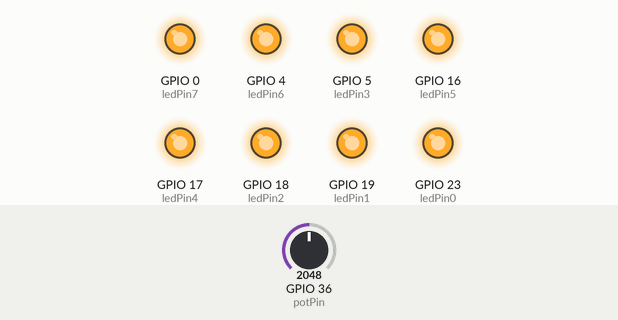
Recording of a program running on a simulated ESP32. Shown: output pins drawn as LEDs (lit = HIGH). The test bench sets the inputs (shaded band); at power-on: GPIO 36 (potPin) = 2048.

Above: at 1.2 s.
1.3 s: GPIO 36 (potPin) set to 1972
At 2.5 s:
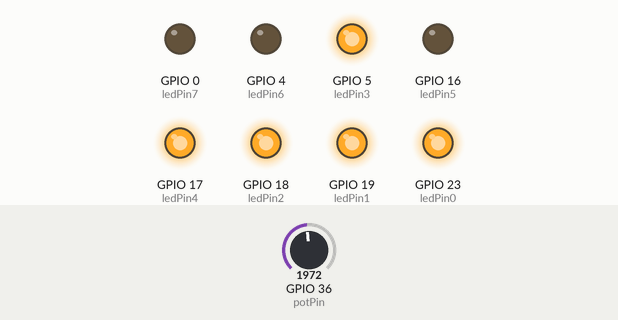
2.8 s: GPIO 36 (potPin) set to 1027
4.3 s: GPIO 36 (potPin) set to 926
At 4.9 s:
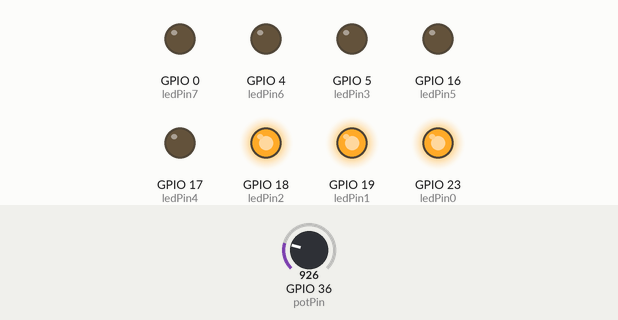
5.8 s: GPIO 36 (potPin) set to 544
7.3 s: GPIO 36 (potPin) set to 461
At 8.4 s:
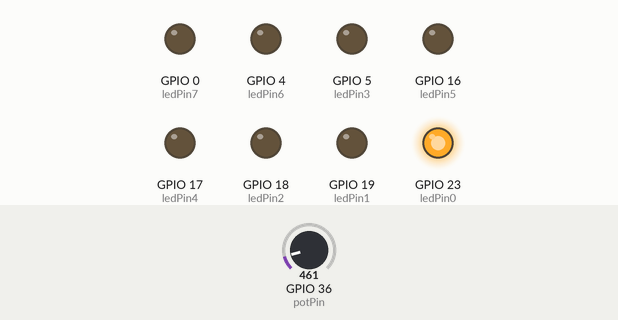
8.8 s: GPIO 36 (potPin) set to 540
At 9.5 s:
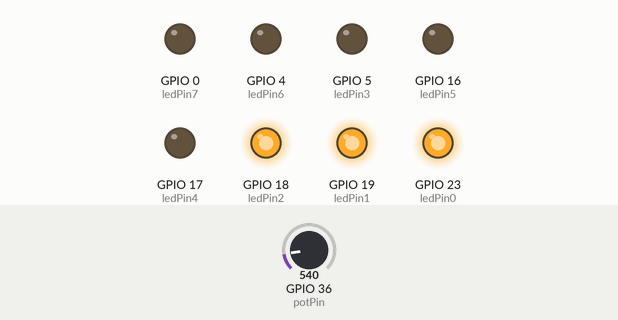
Timing chart, 0 to 11.3 s (numbered marks = the images above; inputs shaded):
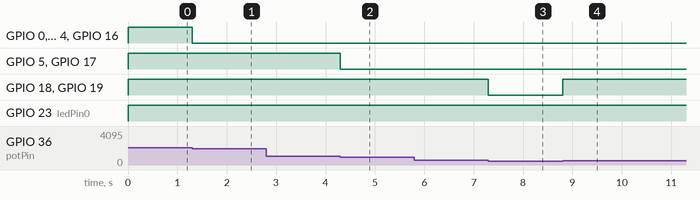

Measured:
- the behaviour switches between 2000 and 1999 on GPIO 36 (potPin) (found by bisection; images 0 and 1)
- the behaviour switches between 1000 and 999 on GPIO 36 (potPin) (found by bisection; images 1 and 2)
- the behaviour switches between 501 and 500 on GPIO 36 (potPin) (found by bisection; images 2 and 3)
- after the input at 1.3 s, GPIO 0 (ledPin7), GPIO 4 (ledPin6), GPIO 16 (ledPin5): HIGH → LOW at once
- after the input at 2.8 s, every drawn part: stays the same
- after the input at 4.3 s, GPIO 5 (ledPin3), GPIO 17 (ledPin4): HIGH → LOW at once
- after the input at 5.8 s, every drawn part: stays the same
- after the input at 7.3 s, GPIO 18 (ledPin2), GPIO 19 (ledPin1): HIGH → LOW at once
- after the input at 8.8 s, GPIO 18 (ledPin2), GPIO 19 (ledPin1): LOW → HIGH at once

The program:

main.cpp
```cpp
#include <Arduino.h>

int potPin = 36;

int ledPin0 = 23;
int ledPin1 = 19;
int ledPin2 = 18;
int ledPin3 = 5;
int ledPin4 = 17;
int ledPin5 = 16;
int ledPin6 = 4;
int ledPin7 = 0;

void setup() {

  pinMode(ledPin0, OUTPUT);
  pinMode(ledPin1, OUTPUT);
  pinMode(ledPin2, OUTPUT);
  pinMode(ledPin3, OUTPUT);
  pinMode(ledPin4, OUTPUT);
  pinMode(ledPin5, OUTPUT);
  pinMode(ledPin6, OUTPUT);
  pinMode(ledPin7, OUTPUT);
}

void loop() {

  int potValue = analogRead(potPin); // Read value from Potentiometer


  if (potValue <= 500){
    digitalWrite(ledPin0, HIGH);
    digitalWrite(ledPin1, LOW);
    digitalWrite(ledPin2, LOW);
    digitalWrite(ledPin3, LOW);
    digitalWrite(ledPin4, LOW);
    digitalWrite(ledPin5, LOW);
    digitalWrite(ledPin6, LOW);
    digitalWrite(ledPin7, LOW);
  }
  else if (potValue >= 501 && potValue < 1000){
    digitalWrite(ledPin0, HIGH);
    digitalWrite(ledPin1, HIGH);
    digitalWrite(ledPin2, HIGH);
    digitalWrite(ledPin3, LOW);
    digitalWrite(ledPin4, LOW);
    digitalWrite(ledPin5, LOW);
    digitalWrite(ledPin6, LOW);
    digitalWrite(ledPin7, LOW);
  }
  else if (potValue >= 1001 && potValue < 2000){
    digitalWrite(ledPin0, HIGH);
    digitalWrite(ledPin1, HIGH);
    digitalWrite(ledPin2, HIGH);
    digitalWrite(ledPin3, HIGH);
    digitalWrite(ledPin4, HIGH);
    digitalWrite(ledPin5, LOW);
    digitalWrite(ledPin6, LOW);
    digitalWrite(ledPin7, LOW);
  }
  else if (potValue >= 2001 && potValue < 4095){
    digitalWrite(ledPin0, HIGH);
    digitalWrite(ledPin1, HIGH);
    digitalWrite(ledPin2, HIGH);
    digitalWrite(ledPin3, HIGH);
    digitalWrite(ledPin4, HIGH);
    digitalWrite(ledPin5, HIGH);
    digitalWrite(ledPin6, HIGH);
    digitalWrite(ledPin7, HIGH);
  }

}
```

Week2.cpp
```cpp
/*
#include <Arduino.h>

int buttonPin1 = 15;
int LedPin[] = {23,19,18,16,4,0};

void setup() {

pinMode(buttonPin1,INPUT_PULLDOWN);
for (int i = 0; i < 10; i++) {
    pinMode(LedPin[i], OUTPUT);
}
}
int a = 0;
void loop() {
while (a == 0)
{
  digitalWrite(23,HIGH),digitalWrite(19,LOW),digitalWrite(18,LOW),digitalWrite(16,LOW),digitalWrite(4,LOW),digitalWrite(0,HIGH);
  delay(5000);
  digitalWrite(23,HIGH),digitalWrite(19,LOW),digitalWrite(18,LOW),digitalWrite(16,LOW),digitalWrite(4,HIGH),digitalWrite(0,LOW);
  delay(3000);
  digitalWrite(23,LOW),digitalWrite(19,LOW),digitalWrite(18,HIGH),digitalWrite(16,HIGH),digitalWrite(4,LOW),digitalWrite(0,LOW);
  delay(5000);
  digitalWrite(23,LOW),digitalWrite(19,HIGH),digitalWrite(18,LOW),digitalWrite(16,HIGH),digitalWrite(4,LOW),digitalWrite(0,LOW);
  delay(3000);
  while(digitalRead(buttonPin1)== HIGH ) a = 1;
}

while (a == 1)
{
  digitalWrite(23,HIGH),digitalWrite(19,LOW),digitalWrite(18,LOW),digitalWrite(16,LOW),digitalWrite(4,LOW),digitalWrite(0,HIGH);
  delay(1000);
  digitalWrite(23,LOW),digitalWrite(19,LOW),digitalWrite(18,LOW),digitalWrite(16,LOW),digitalWrite(4,LOW),digitalWrite(0,LOW);
  delay(1000);
  digitalWrite(23,HIGH),digitalWrite(19,LOW),digitalWrite(18,LOW),digitalWrite(16,LOW),digitalWrite(4,LOW),digitalWrite(0,HIGH);
  delay(1000);
  digitalWrite(23,LOW),digitalWrite(19,LOW),digitalWrite(18,LOW),digitalWrite(16,LOW),digitalWrite(4,LOW),digitalWrite(0,LOW);
  delay(1000);
  digitalWrite(23,HIGH),digitalWrite(19,LOW),digitalWrite(18,LOW),digitalWrite(16,LOW),digitalWrite(4,LOW),digitalWrite(0,HIGH);
  delay(1000);

  digitalWrite(23,HIGH),digitalWrite(19,LOW),digitalWrite(18,LOW),digitalWrite(16,LOW),digitalWrite(4,HIGH),digitalWrite(0,LOW);
  delay(1000);
  digitalWrite(23,LOW),digitalWrite(19,LOW),digitalWrite(18,LOW),digitalWrite(16,LOW),digitalWrite(4,LOW),digitalWrite(0,LOW);
  delay(1000);
  digitalWrite(23,HIGH),digitalWrite(19,LOW),digitalWrite(18,LOW),digitalWrite(16,LOW),digitalWrite(4,HIGH),digitalWrite(0,LOW);
  delay(1000);

  digitalWrite(23,LOW),digitalWrite(19,LOW),digitalWrite(18,HIGH),digitalWrite(16,HIGH),digitalWrite(4,LOW),digitalWrite(0,LOW);
  delay(1000);
  digitalWrite(23,LOW),digitalWrite(19,LOW),digitalWrite(18,LOW),digitalWrite(16,LOW),digitalWrite(4,LOW),digitalWrite(0,LOW);
  delay(1000);
  digitalWrite(23,LOW),digitalWrite(19,LOW),digitalWrite(18,HIGH),digitalWrite(16,HIGH),digitalWrite(4,LOW),digitalWrite(0,LOW);
  delay(1000);
  digitalWrite(23,LOW),digitalWrite(19,LOW),digitalWrite(18,LOW),digitalWrite(16,LOW),digitalWrite(4,LOW),digitalWrite(0,LOW);
  delay(1000);
  digitalWrite(23,LOW),digitalWrite(19,LOW),digitalWrite(18,HIGH),digitalWrite(16,HIGH),digitalWrite(4,LOW),digitalWrite(0,LOW);
  delay(1000);

  digitalWrite(23,LOW),digitalWrite(19,HIGH),digitalWrite(18,LOW),digitalWrite(16,HIGH),digitalWrite(4,LOW),digitalWrite(0,LOW);
  delay(1000);
  digitalWrite(23,LOW),digitalWrite(19,LOW),digitalWrite(18,LOW),digitalWrite(16,LOW),digitalWrite(4,LOW),digitalWrite(0,LOW);
  delay(1000);
  digitalWrite(23,LOW),digitalWrite(19,HIGH),digitalWrite(18,LOW),digitalWrite(16,HIGH),digitalWrite(4,LOW),digitalWrite(0,LOW);
  delay(1000);
}


}

*/
```
